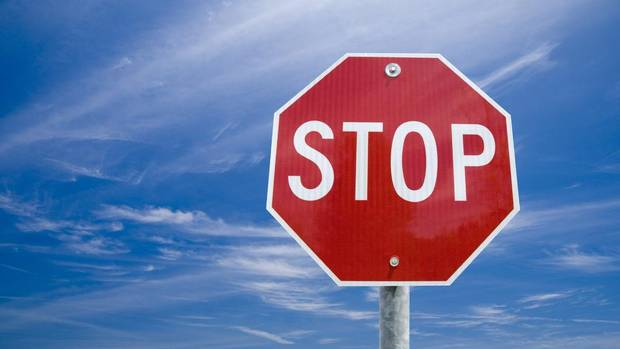
#> input picture stopsign.png, 620 x 349 px
$ python GrabcutAlgorithm.py
#> lines starting #> are read from the running program, lines starting #| are printed output that depends on the picture
import numpy as np
import cv2
from matplotlib import pyplot as plt

img = cv2.imread('stopsign.png')
#> img is the input picture: shape (349, 620, 3); mean B, G, R 161.6, 116.9, 106
mask = np.zeros(img.shape[:2],np.uint8)

bgdModel = np.zeros((1,65),np.float64)
fgdModel = np.zeros((1,65),np.float64)

rect = (50,50,450,290)
cv2.grabCut(img,mask,rect,bgdModel,fgdModel,5,cv2.GC_INIT_WITH_RECT)

mask2 = np.where((mask==2)|(mask==0),0,1).astype('uint8')
img = img*mask2[:,:,np.newaxis]
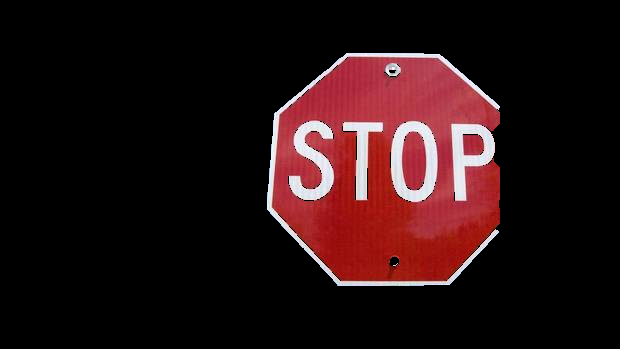
#> img: shape (349, 620, 3); mean B, G, R 17.9, 16.6, 37.7

plt.imshow(img),plt.colorbar(),plt.show()
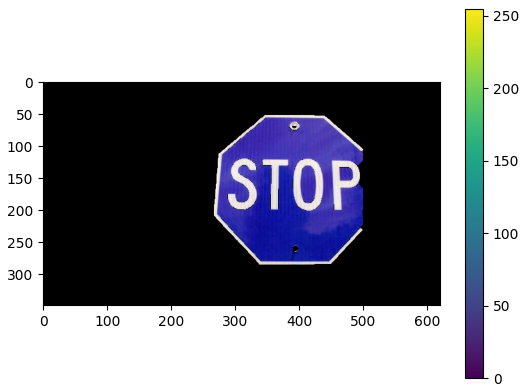
#> figure drawn by matplotlib, 2 panels; B, G, R data is drawn as R, G, B
